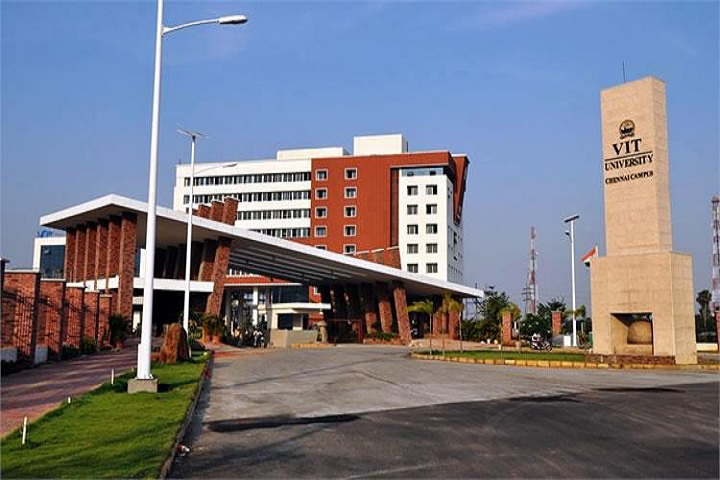
%> input picture Lab_01/c2_rgb.jpg, 720 x 480 px
$ octave --eval "result = getCCV(imread('../Lab_01/c2_rgb.jpg'));"   (GNU Octave 9; MATLAB toolbox functions it lacks are replaced by stand-ins)
%> lines starting %> are read from the running program, lines starting %| are printed output that depends on the picture; in (x1, y1, x2, y2) boxes, pixels count from 0 and x2, y2 are one past the last pixel; in counts of white or black regions, pixels touching at a corner belong together; the program's own positions count from 1
%%%%%%%%%%%%%%%%%%%%%%%%%%%%%%%%%%%%%%%%%%%%%%%%%%%%%%%%%%%%%%%%%%%%%%%%%%
%ColorCoherenceVector
%====================
%
%Color Coherence Vector is a powerful color-based image retrieval
%Parallel implementation based on this paper : Comparing Images Using Color
%Coherence Vectors (1996) - http://goo.gl/LkWkbi -
%CCV = getCCV(img, numberOfPixels)
%getCCV function takes an image and returns the Color Coherence Vector that
%describe this Image. You can compare images using this vector.
%
%Input:
%img : The Image (3-channel Image)
%
%Optional Input:
%numberOfColors: The number of different colors in the Color Coherence
%Vector (default = 16 colors).
%
%Output :
%CCV: a (2*numberOfColors) matrix represents your image.
%[[c1, n1]; [c2, n2]; ... ; [ci, ni]] where i: numberOfColors
%This can be used for matching.
%%%%%%%%%%%%%%%%%%%%%%%%%%%%%%%%%%%%%%%%%%%%%%%%%%%%%%%%%%%%%%%%%%%%%%%%%%


function CCV = getCCV(img, numberOfColors)
    % Set default values for optional parameters
    if ~exist('numberOfColors','var')
        numberOfColors = 16;
    end
    % Initialize the return variable
    CCV = zeros(3,numberOfColors);

    % Create a Guassian filter
    Gaus = fspecial('gaussian',[5 5],2);
    img = imfilter(img,Gaus,'same');
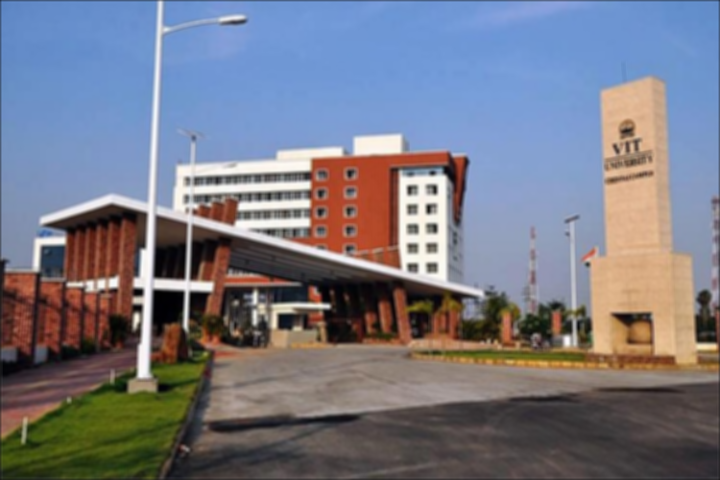
%> img: size 480x720x3 uint8; mean R, G, B 119.1, 120.6, 132.7
    % Convert image to grayscale
    img = im2gray(img);
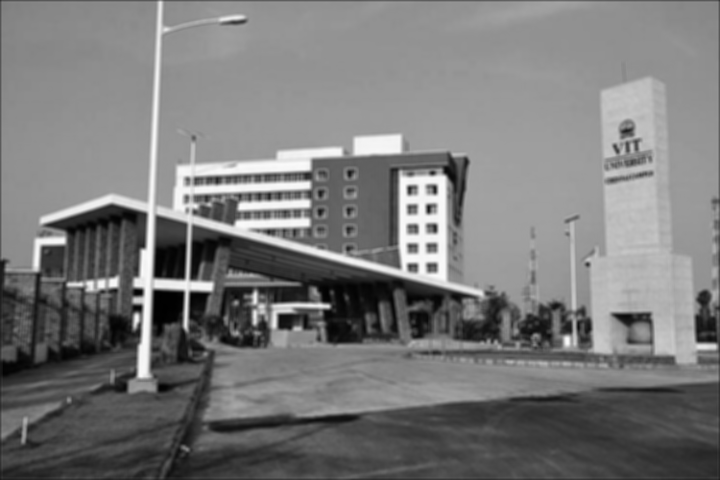
%> img: size 480x720 uint8; min 0, max 251, mean 121.5

    % Discretize the image
    img = floor((img/(256/numberOfColors)));

    % Use 'parallel for' for finding connected components of resp. bins
    parfor i=0:numberOfColors-1
        % Create a binary image for resp. bin
        BW = img==i;
        % Retrieve connected components for 3x3 window
        CC = bwconncomp(BW,8);
        % Extract vector containing component sizes for all detected
        % components
        compsSize = cellfun(@numel,CC.PixelIdxList);

        % Choose threshold/tau as the mean of maxsize & minsize of the
        % components detected
        tau = floor(mean([max(compsSize),min(compsSize)]));
        % Find total number of pixels for all the components having size
        % greater than or equal to tau & mark them as coherent pixels
        coherent = sum(compsSize(compsSize>=tau));

        % Add the coherent & incoherent pixels for resp. bin in the return
        % variable
        CCV(:,i+1) = [i; coherent; sum(compsSize) - coherent];
    end
%> this loop made 16 passes
%> (CC, tau, coherent) on passes 1 to 12: (38 connected components, 390, 780), (79 connected components, 1110, 2219), (198 connected components, 745, 2728), (356 connected components, 1515, 8689), (600 connected components, 6759, 13518), (758 connected components, 4376, 8751), (848 connected components, 2663, 5326), (881 connected components, 278, 1007), (841 connected components, 5059, 10118), (732 connected components, 27431, 83048), (719 connected components, 20289, 40577), (614 connected components, 3899, 7797)
%> pass 1, in getCCV, `BW = img==i;`:
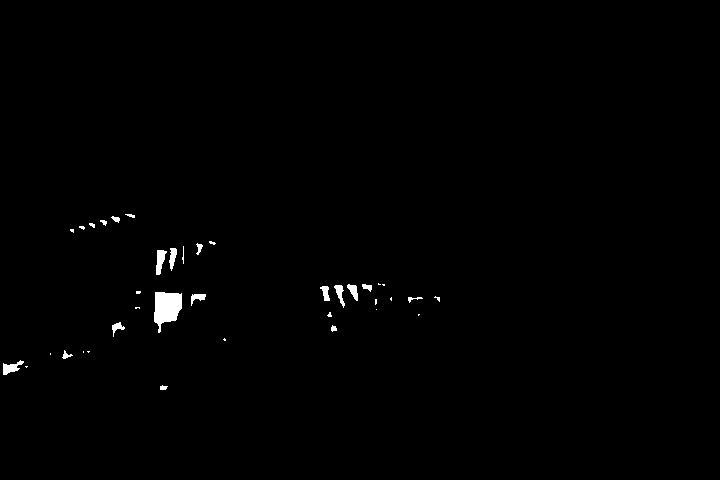
%> BW: size 480x720 logical; 0.64% white; 38 white regions (18 under 20 px), largest, box (x1, y1, x2, y2) and area: (154, 292, 182, 333) 780, (156, 250, 167, 275) 168, (3, 360, 24, 375) 155
%> pass 2, in getCCV, `BW = img==i;`:
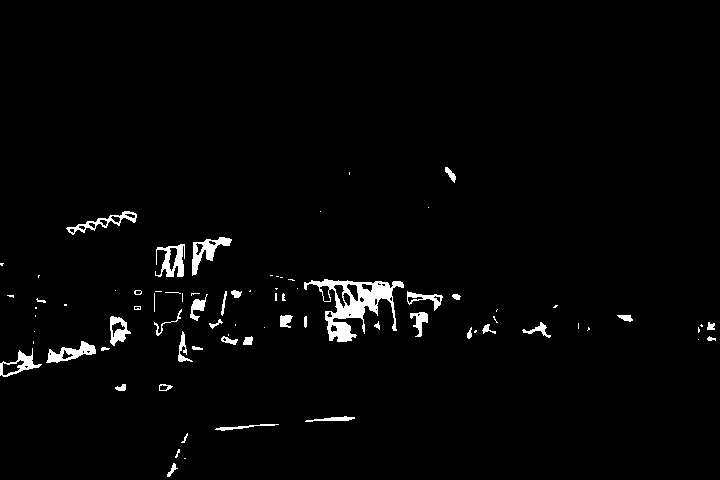
%> BW: size 480x720 logical; 2.2% white; 79 white regions (38 under 20 px), largest, box (x1, y1, x2, y2) and area: (304, 279, 404, 342) 2219, (192, 237, 232, 276) 534, (155, 244, 185, 277) 513
%> pass 3, in getCCV, `BW = img==i;`:
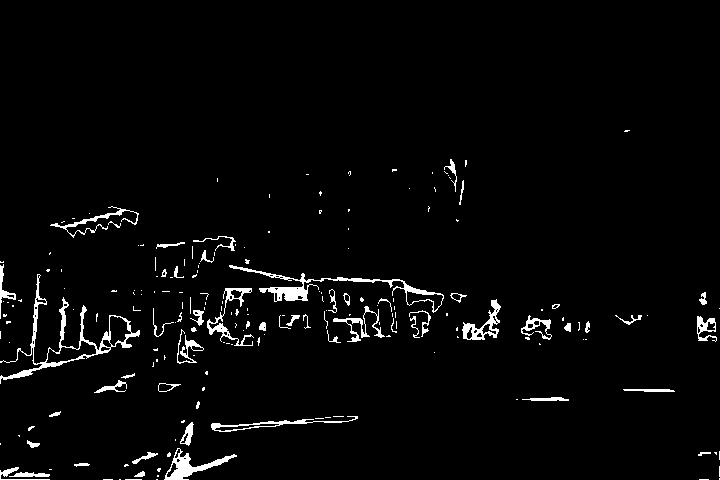
%> BW: size 480x720 logical; 2.9% white; 198 white regions (141 under 20 px), largest, box (x1, y1, x2, y2) and area: (0, 274, 140, 384) 1490, (229, 265, 444, 313) 1238, (164, 448, 237, 480) 683
%> after the loop, CCV = 16 columns, first 8: [0 1 2 3 4 5 6 7; 780 2219 2728 8689 13518 8751 5326 1007; 1417 5315 7378 12877 20560 20318 14213 9695]
%> `result = getCCV(imread('../Lab_01/c2_rgb.jpg'));`: result has the same summary as CCV in getCCV
end

% References:
% - https://github.com/TarekVito/ColorCoherenceVector
% - https://owlcation.com/stem/Image-Retrieval-Color-Coherence-Vector
